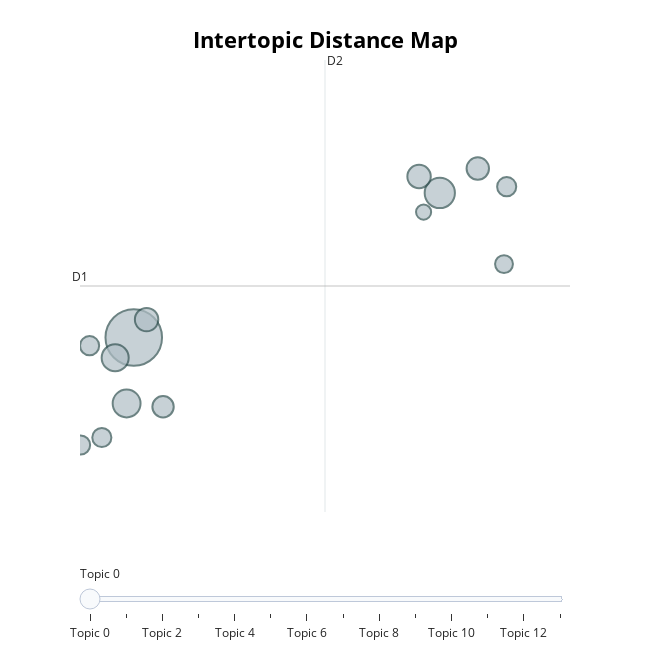

Notebook cell for this chart:
### Code cell
model.visualize_topics()

### Figure 1 — Plotly figure (JSON) as saved in the notebook; plotly's stock layout.template omitted (floating-point values rounded to 4 significant figures)
{"data": [{"customdata": [[0, "shapes | saw | like | one | moving", 70], [1, "peace | peaceful | year | happiness | calm", 20], [2, "ocean | saw | visuals | away | charlie", 17], [3, "colours | orange | like | pink | colors", 16], [4, "space | felt | energy | stars | earth", 12], [5, "experience | awesome | expected | emotions | amazing", 12], [6, "thoughts | people | thought | eg | something", 11], [7, "stories | colours | dreamachine | way | eyes", 10], [8, "dreaming | asleep | dreamlike | dead | checked", 8], [9, "music | enjoyed | created | patterns | zen", 8], [10, "experience | flat | sense | images | something", 8], [11, "relaxation | deepest | pure | yet | body", 8], [12, "drugs | acid | closest | lsd | journey", 7], [13, "life | death | realm | retired | origin", 5]], "hovertemplate": "<b>Topic %{customdata[0]}</b><br>%{customdata[1]}<br>Size: %{customdata[2]}", "legendgroup": "", "marker": {"color": "#B0BEC5", "line": {"color": "DarkSlateGrey", "width": 2}, "size": [70, 20, 17, 16, 12, 12, 11, 10, 8, 8, 8, 8, 7, 5], "sizemode": "area", "sizeref": 0.04375, "symbol": "circle"}, "mode": "markers", "name": "", "orientation": "v", "showlegend": false, "type": "scatter", "x": [0.7498, 5.41, 0.6409, 0.4668, 0.9451, 5.095, 5.989, 1.196, 6.429, 0.07701, 0.2636, -0.05998, 6.388, 5.164], "xaxis": "x", "y": [10.52, 13.26, 9.265, 10.13, 10.86, 13.57, 13.72, 9.203, 13.38, 10.36, 8.619, 8.478, 11.91, 12.9], "yaxis": "y"}], "layout": {"annotations": [{"showarrow": false, "text": "D1", "x": -0.06898, "y": 11.49, "yshift": 10}, {"showarrow": false, "text": "D2", "x": 3.662, "xshift": 10, "y": 15.78}], "height": 650, "hoverlabel": {"bgcolor": "white", "font": {"family": "Rockwell", "size": 16}}, "legend": {"itemsizing": "constant", "tracegroupgap": 0}, "margin": {"t": 60}, "shapes": [{"line": {"color": "#CFD8DC", "width": 2}, "type": "line", "x0": 3.662, "x1": 3.662, "y0": 7.206, "y1": 15.78}, {"line": {"color": "#9E9E9E", "width": 2}, "type": "line", "x0": -0.06898, "x1": 7.393, "y0": 11.49, "y1": 11.49}], "sliders": [{"active": 0, "pad": {"t": 50}, "steps": [{"args": [{"marker.color": [["red", "#B0BEC5", "#B0BEC5", "#B0BEC5", "#B0BEC5", "#B0BEC5", "#B0BEC5", "#B0BEC5", "#B0BEC5", "#B0BEC5", "#B0BEC5", "#B0BEC5", "#B0BEC5", "#B0BEC5"]]}], "label": "Topic 0", "method": "update"}, {"args": [{"marker.color": [["#B0BEC5", "red", "#B0BEC5", "#B0BEC5", "#B0BEC5", "#B0BEC5", "#B0BEC5", "#B0BEC5", "#B0BEC5", "#B0BEC5", "#B0BEC5", "#B0BEC5", "#B0BEC5", "#B0BEC5"]]}], "label": "Topic 1", "method": "update"}, {"args": [{"marker.color": [["#B0BEC5", "#B0BEC5", "red", "#B0BEC5", "#B0BEC5", "#B0BEC5", "#B0BEC5", "#B0BEC5", "#B0BEC5", "#B0BEC5", "#B0BEC5", "#B0BEC5", "#B0BEC5", "#B0BEC5"]]}], "label": "Topic 2", "method": "update"}, {"args": [{"marker.color": [["#B0BEC5", "#B0BEC5", "#B0BEC5", "red", "#B0BEC5", "#B0BEC5", "#B0BEC5", "#B0BEC5", "#B0BEC5", "#B0BEC5", "#B0BEC5", "#B0BEC5", "#B0BEC5", "#B0BEC5"]]}], "label": "Topic 3", "method": "update"}, {"args": [{"marker.color": [["#B0BEC5", "#B0BEC5", "#B0BEC5", "#B0BEC5", "red", "#B0BEC5", "#B0BEC5", "#B0BEC5", "#B0BEC5", "#B0BEC5", "#B0BEC5", "#B0BEC5", "#B0BEC5", "#B0BEC5"]]}], "label": "Topic 4", "method": "update"}, {"args": [{"marker.color": [["#B0BEC5", "#B0BEC5", "#B0BEC5", "#B0BEC5", "#B0BEC5", "red", "#B0BEC5", "#B0BEC5", "#B0BEC5", "#B0BEC5", "#B0BEC5", "#B0BEC5", "#B0BEC5", "#B0BEC5"]]}], "label": "Topic 5", "method": "update"}, {"args": [{"marker.color": [["#B0BEC5", "#B0BEC5", "#B0BEC5", "#B0BEC5", "#B0BEC5", "#B0BEC5", "red", "#B0BEC5", "#B0BEC5", "#B0BEC5", "#B0BEC5", "#B0BEC5", "#B0BEC5", "#B0BEC5"]]}], "label": "Topic 6", "method": "update"}, {"args": [{"marker.color": [["#B0BEC5", "#B0BEC5", "#B0BEC5", "#B0BEC5", "#B0BEC5", "#B0BEC5", "#B0BEC5", "red", "#B0BEC5", "#B0BEC5", "#B0BEC5", "#B0BEC5", "#B0BEC5", "#B0BEC5"]]}], "label": "Topic 7", "method": "update"}, {"args": [{"marker.color": [["#B0BEC5", "#B0BEC5", "#B0BEC5", "#B0BEC5", "#B0BEC5", "#B0BEC5", "#B0BEC5", "#B0BEC5", "red", "#B0BEC5", "#B0BEC5", "#B0BEC5", "#B0BEC5", "#B0BEC5"]]}], "label": "Topic 8", "method": "update"}, {"args": [{"marker.color": [["#B0BEC5", "#B0BEC5", "#B0BEC5", "#B0BEC5", "#B0BEC5", "#B0BEC5", "#B0BEC5", "#B0BEC5", "#B0BEC5", "red", "#B0BEC5", "#B0BEC5", "#B0BEC5", "#B0BEC5"]]}], "label": "Topic 9", "method": "update"}, {"args": [{"marker.color": [["#B0BEC5", "#B0BEC5", "#B0BEC5", "#B0BEC5", "#B0BEC5", "#B0BEC5", "#B0BEC5", "#B0BEC5", "#B0BEC5", "#B0BEC5", "red", "#B0BEC5", "#B0BEC5", "#B0BEC5"]]}], "label": "Topic 10", "method": "update"}, {"args": [{"marker.color": [["#B0BEC5", "#B0BEC5", "#B0BEC5", "#B0BEC5", "#B0BEC5", "#B0BEC5", "#B0BEC5", "#B0BEC5", "#B0BEC5", "#B0BEC5", "#B0BEC5", "red", "#B0BEC5", "#B0BEC5"]]}], "label": "Topic 11", "method": "update"}, {"args": [{"marker.color": [["#B0BEC5", "#B0BEC5", "#B0BEC5", "#B0BEC5", "#B0BEC5", "#B0BEC5", "#B0BEC5", "#B0BEC5", "#B0BEC5", "#B0BEC5", "#B0BEC5", "#B0BEC5", "red", "#B0BEC5"]]}], "label": "Topic 12", "method": "update"}, {"args": [{"marker.color": [["#B0BEC5", "#B0BEC5", "#B0BEC5", "#B0BEC5", "#B0BEC5", "#B0BEC5", "#B0BEC5", "#B0BEC5", "#B0BEC5", "#B0BEC5", "#B0BEC5", "#B0BEC5", "#B0BEC5", "red"]]}], "label": "Topic 13", "method": "update"}]}], "title": {"font": {"color": "Black", "size": 22}, "text": "<b>Intertopic Distance Map</b>", "x": 0.5, "xanchor": "center", "y": 0.95, "yanchor": "top"}, "width": 650, "xaxis": {"anchor": "y", "domain": [0, 1], "range": [-0.06898, 7.393], "title": {"text": ""}, "visible": false}, "yaxis": {"anchor": "x", "domain": [0, 1], "range": [7.206, 15.78], "title": {"text": ""}, "visible": false}}}
